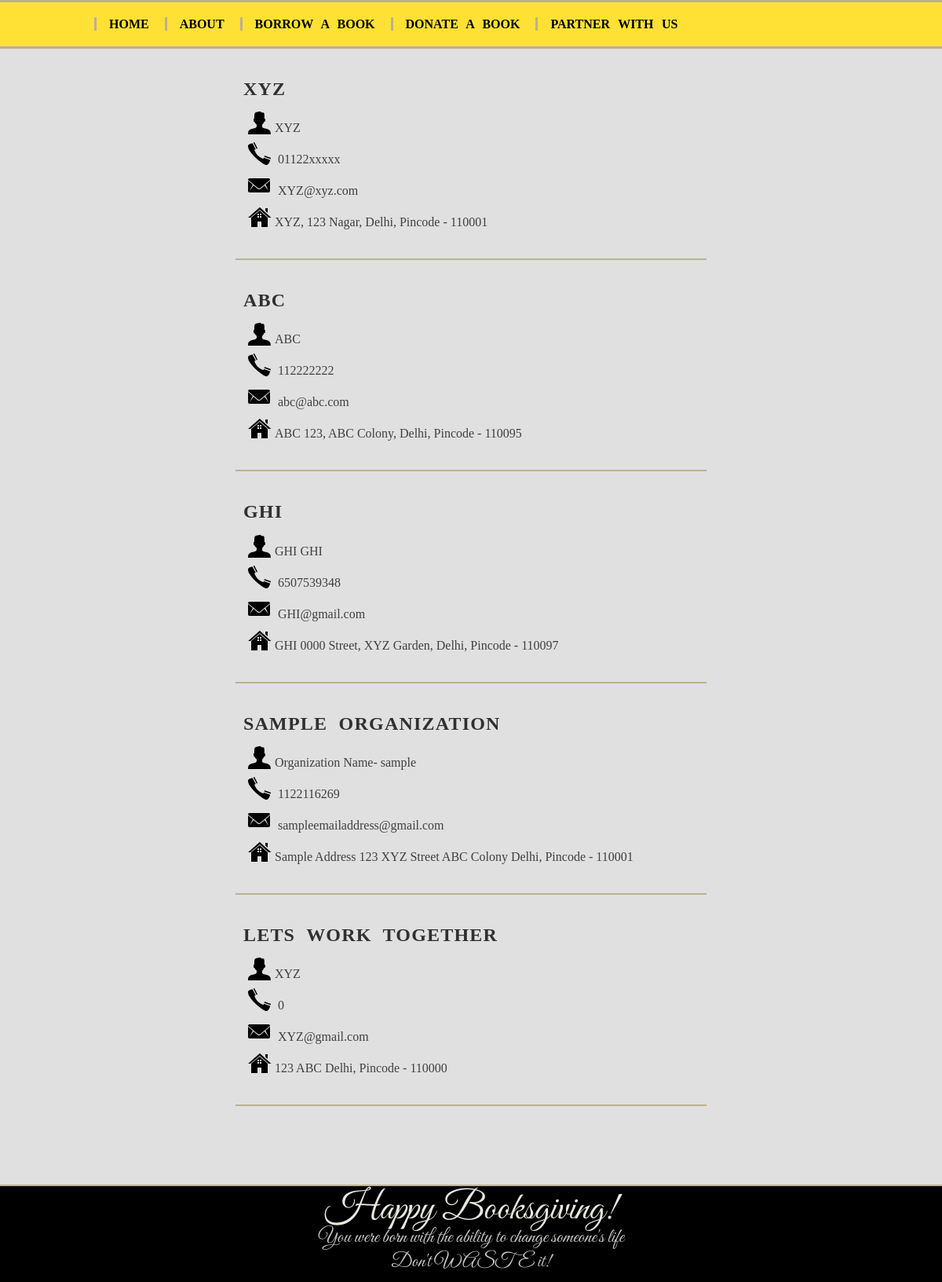
The page /searchBookToDonate on the database its author committed.
### app/models.py (models this page shows)
class Centre(db.Model):
    __tablename__ = 'centre'
    centre_id = db.Column(db.String(25), primary_key=True,
                          nullable=False, unique=True)
    name = db.Column(db.String(50), nullable=False)
    address = db.Column(db.String(250), nullable=False,  unique=True)
    pincode = db.Column(db.Integer, nullable=False)
    phone = db.Column(db.Integer, nullable=False,  unique=True)
    email_address = db.Column(db.String(30), nullable=False,  unique=True)
    contactname = db.Column(db.String(50), nullable=False)
    password = db.Column(db.String(20), nullable=False)

### app/views.py (the view)
@app.route('/searchBookToDonate', methods=["GET", "POST"])
def findCentres():
    centres = Centre.query.all()
    return render_template('allCentres.html', centres=centres)

### app/templates/allcentres.html (shortened to what this page needs)
<!doctype html>
<html lang="en-US">
<head>
  <link rel="stylesheet" href="{{ url_for('static', filename='css/bootstrap.css') }}" />
  <link rel="stylesheet" href="{{ url_for('static', filename='css/ngosignup_stylesheet.css') }}" />
	  <link rel="stylesheet" href="{{ url_for('static', filename='css/stylesheet.css') }}" />
</head>
<body>
	<div id="grey_page">
		<div class="navigationBar" id="navBar">
			<ul>
				<li><a href = "{{url_for('homePage') }}">Home</a></li>
				<li><a href = "{{url_for('about') }}">About</a></li>
				<li><a href="borrowLink">Borrow A Book</a></li>
				<li><a href="donateLink">Donate A Book</a></li>
				<li><a href="partnerorganisations">Partner with us</a></li>
			</ul>
		</div>
		<div class = "outline">
		{% for centre in centres %}
		<div class  = "allcentres">
	<h1>{{centre.name}}</h1>
			<p> <img src= "{{ url_for('static', filename='images/contact.png') }}"/>{{centre.contactname}}</p>
			<p> <img src= "{{ url_for('static', filename='images/phone.png') }}"/><a href="tel:{{centre.phone}}"> {{centre.phone}} </a> </p>
			<p> <img src= "{{ url_for('static', filename='images/email.png') }}"/> <a href="mailto:{{centre.email_address}}"> {{centre.email_address}}</a></p>
			<p><img src= "{{ url_for('static', filename='images/address.png') }}"/>{{centre.address}}, Pincode - {{centre.pincode}}	</p>
	</div>
			{% endfor %}
				</div>
		<div id="footer">
			<a href="home">
				<h1>Happy Booksgiving! </h1>
			</a>
		</div>
		<div id="tag">
			You were born with the ability to change someone's life
			<br>Don't WASTE it!
		</div>
</div>
</body>
</html>

### app/static/css/ngosignup_stylesheet.css (style rules this page uses)
body { background-color: black; color: #C0C0C0; font-family: "Varela Round", Arial, Helvetica, sans-serif; font-size: 16px; line-height: 1.5em; }
#footer { font: 300 50px/0.8 'Great Vibes', Helvetica, sans-serif; text-decoration: none; text-align: center; padding-top:50px; margin-top:100px; margin-bottom:10px; }
#footer a { color:#f95252; }
.navigationBar { background-color: #191919; padding: 2px 0px; position:relative; border-bottom: 2px solid #f99d14; border-top: 2px solid #f99d14; }
.navigationBar ul { background-color: #191919; padding: 14px 0px; width: 80%; margin: 0 auto; font-family: verdana; }
.navigationBar li { display: inline; list-style-type: none; margin: 0; padding: 0; border-left: solid orange 2px; position: relative; }
.navigationBar li a { color: white; font-weight: 600; font-size: 16px; text-align: center; text-decoration: none; padding: 14px 16px; text-transform: uppercase; }
#tag { font: 18px cursive; text-decoration: none; text-align: center; padding: 0px; color:black; }
.allcentres h1 { font-weight: bolder; font-size: 1.5em; letter-spacing: 0.05em; word-spacing: 0.3em; text-transform: uppercase; line-height: 1.8em; color:#303030 ; font-family: fantasy; }
#grey_page { background-color: #E0E0E0 ; color: #404040 ; }
#grey_page .navigationBar { border-top: 3px solid #bbb191; border-bottom: 3px solid #bbb191; }
#grey_page .navigationBar li a { font-family: fantasy; word-spacing: 0.4em; }
#grey_page #footer { background-color: black; margin-bottom: 0px; padding-bottom: 10px; border-top: 2px solid #bbb191; }
#grey_page #footer a { color:#eae7de; }
#grey_page #tag { background-color: black; color:#C8C8C8 ; padding-bottom: 10px; }
#grey_page .navigationBar li { border-left: 3px solid #bbb191; }
#grey_page .navigationBar { border-top: 3px solid #bbb191 border-bottom: 3px solid #bbb191; }
.allcentres { border-bottom: 2px solid #bbb191 ; padding:10px; width:600px; margin:0px auto; margin-top: 20px; font-family: 'Arvo', serif; }
.allcentres img, .onecentre img { vertical-align: bottom; }
.allcentres a { text-decoration: none; color:inherit; }

### app/static/css/stylesheet.css (style rules this page uses)
body { background: url("../images/background.jpg") no-repeat center center fixed; -webkit-background-size: cover; -moz-background-size: cover; -o-background-size: cover; background-size: cover; color: #faeddb; }
.navigationBar { background-color: #FFE135; padding: 2px 0px; position:relative; }
.navigationBar ul { background-color: #FFE135; padding: 14px 0px; width: 80%; margin: 0 auto; font-family: verdana; }
.navigationBar li { display: inline; list-style-type: none; margin: 0; padding: 0; border-left: solid black 2px; position: relative; }
.navigationBar li a { color: Black; font-weight: 600; font-size: 16px; text-align: center; text-decoration: none; padding: 14px 16px; text-transform: uppercase; }
#footer { font: 400 50px/0.8 'Great Vibes', Helvetica, sans-serif; text-decoration: none; text-align: center; padding-top:10px; }
#tag { font: 25px 'Great Vibes', Helvetica, sans-serif; text-shadow: 4px 4px 3px rgba(GREY,.5); text-decoration: none; text-align: center; padding: 0px; margin-top: -10px; }
#footer a { text-decoration: none; color:#FFEF00 }

### rows shown on the page
Centre: name "XYZ", contactname "XYZ", phone "01122xxxxx", email_address "XYZ@xyz.com", address "XYZ, 123 Nagar, Delhi", pincode "110001"
Centre: name "ABC", contactname "ABC", phone "112222222", email_address "abc@abc.com", address "ABC 123, ABC Colony, Delhi", pincode "110095"
Centre: name "GHI", contactname "GHI GHI", phone "6507539348", email_address "GHI@gmail.com", address "GHI 0000 Street, XYZ Garden, Delhi", pincode "110097"
Centre: name "SAMPLE ORGANIZATION", contactname "Organization Name- sample", phone "1122116269", email_address "sampleemailaddress@gmail.com", address "Sample Address 123 XYZ Street ABC Colony Delhi", pincode "110001"
Centre: name "LETS WORK TOGETHER", contactname "XYZ", phone "0", email_address "XYZ@gmail.com", address "123 ABC Delhi", pincode "110000"
